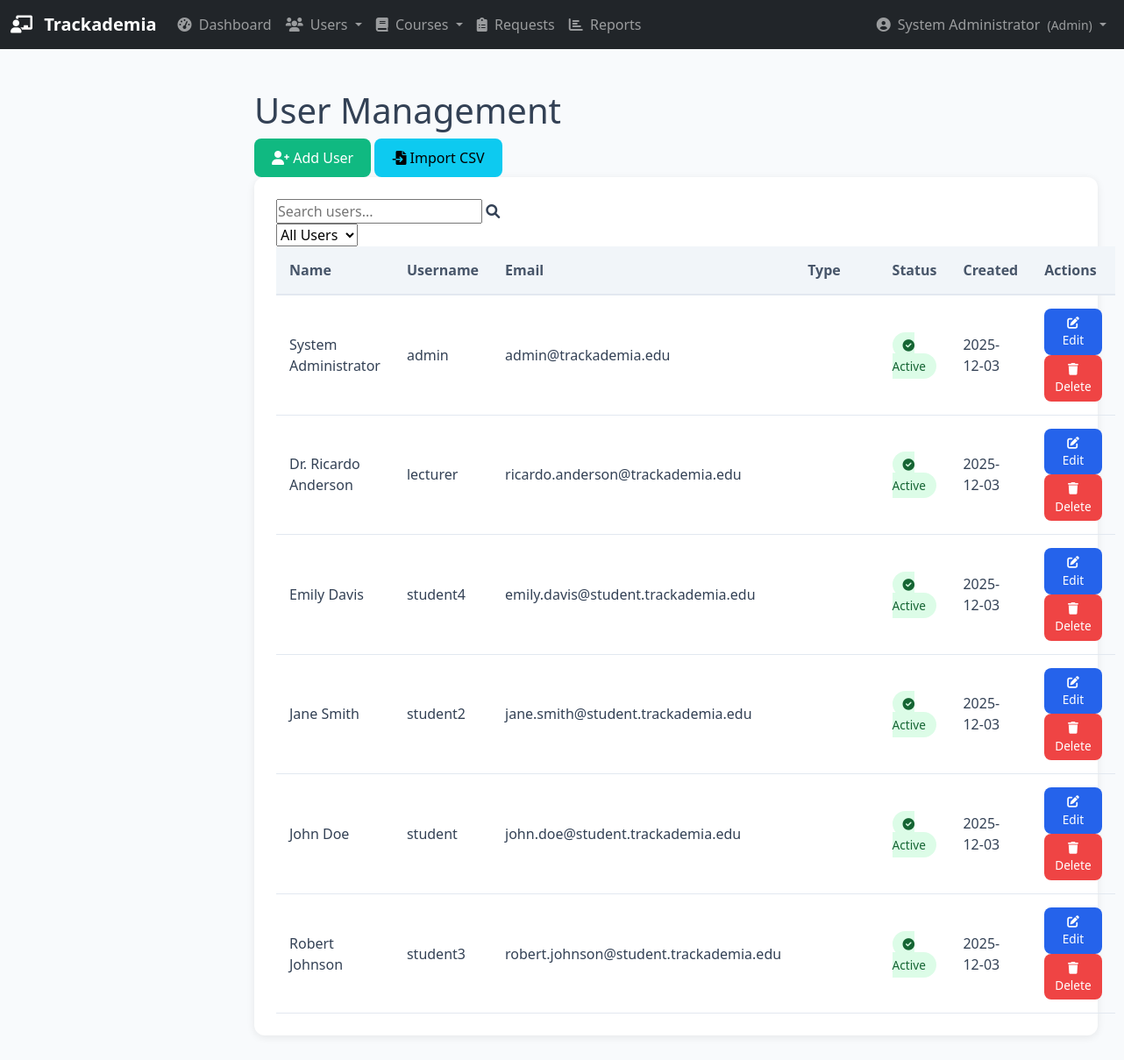
Page /admin/users (signed in) on the committed database.
### database.py (models this page shows, shortened)
class User(db.Model):
    __tablename__ = 'users'
    id = db.Column(db.Integer, primary_key=True)
    username = db.Column(db.String(80), unique=True, nullable=False)
    password_hash = db.Column(db.String(200), nullable=False)
    name = db.Column(db.String(100), nullable=False)
    email = db.Column(db.String(120), unique=True, nullable=True)
    user_type = db.Column(db.String(20), nullable=False)  # 'admin', 'lecturer', or 'student'
    is_active = db.Column(db.Boolean, default=True)
    created_at = db.Column(db.DateTime, default=datetime.utcnow)

### app.py (the view)
@app.route('/admin/users')
def admin_users():
    if flask_session.get('user_type') != 'admin':
        flash('Access denied. Admin privileges required.', 'error')
        return redirect(url_for('login'))
    users = db.session.query(User).order_by(User.user_type, User.name).all()
    return render_template('admin_users.html', users=users)

### app.py (called while the page is built)
@app.before_request
def require_login():
    allowed_routes = ['login', 'static']
    if request.endpoint not in allowed_routes and 'user_id' not in flask_session:
        return redirect(url_for('login'))

@app.context_processor
def inject_pending_requests():
    if flask_session.get('user_type') == 'admin':
        pending_count = db.session.query(RemovalRequest).filter_by(status='pending').count()
        return dict(pending_requests_count=pending_count)
    return dict(pending_requests_count=0)

### templates/admin_users.html (shortened to what this page needs)
{% extends "base.html" %}
{% block content %}
<div class="dashboard-header">
    <h1>User Management</h1>
    <div class="header-actions">
        <a href="{{ url_for('admin_create_user') }}" class="btn btn-success">
            <i class="fas fa-user-plus"></i> Add User
        </a>
        <a href="{{ url_for('admin_import_users') }}" class="btn btn-info">
            <i class="fas fa-file-import"></i> Import CSV
        </a>
    </div>
</div>
<div class="table-container">
    <div class="table-actions">
        <div class="search-box">
            <input type="text" id="userSearch" placeholder="Search users...">
            <i class="fas fa-search"></i>
        </div>
        <div class="filter-box">
            <select id="userFilter">
                <option value="">All Users</option>
            </select>
        </div>
    </div>
    <table id="usersTable">
        <thead>
            <tr>
                <th>Name</th>
                <th>Username</th>
                <th>Email</th>
                <th>Type</th>
                <th>Status</th>
                <th>Created</th>
                <th>Actions</th>
            </tr>
        </thead>
        <tbody>
            {% for user in users %}
            <tr data-type="{{ user.user_type }}">
                <td>{{ user.name }}</td>
                <td>{{ user.username }}</td>
                <td>{{ user.email or 'N/A' }}</td>
                <td>
                    <span class="badge badge-{{ 'primary' if user.user_type == 'admin' else 'success' if user.user_type == 'lecturer' else 'info' }}">
                    </span>
                </td>
                <td>
                    {% if user.is_active %}
                    <span class="status-badge status-active">
                        <i class="fas fa-check-circle"></i> Active
                    </span>
                    {% else %}
                    <span class="status-badge status-inactive">
                        <i class="fas fa-times-circle"></i> Inactive
                    </span>
                    {% endif %}
                </td>
                <td>{{ user.created_at.strftime('%Y-%m-%d') }}</td>
                <td>
                    <div class="action-buttons">
                        <a href="{{ url_for('admin_edit_user', user_id=user.id) }}" class="btn btn-primary btn-sm">
                            <i class="fas fa-edit"></i> Edit
                        </a>
                        <button class="btn btn-danger btn-sm delete-user" data-user-id="{{ user.id }}" data-user-name="{{ user.name }}">
                            <i class="fas fa-trash"></i> Delete
                        </button>
                    </div>
                </td>
            </tr>
            {% endfor %}
        </tbody>
    </table>
</div>
{% endblock %}

### templates/base.html (shortened to what this page needs)
<!DOCTYPE html>
<html lang="en">
<head>
    <link href="https://cdn.jsdelivr.net/npm/bootstrap@5.1.3/dist/css/bootstrap.min.css" rel="stylesheet">
    <link rel="stylesheet" href="{{ url_for('static', filename='css/style.css') }}">
    <link rel="stylesheet" href="https://cdnjs.cloudflare.com/ajax/libs/font-awesome/6.0.0/css/all.min.css">
</head>
<body>
    <nav class="navbar navbar-expand-lg navbar-dark bg-dark">
        <div class="container-fluid">
            <a class="navbar-brand" href="{{ url_for('index') }}">
                <i class="fas fa-chalkboard-teacher me-2"></i>
                <strong>Trackademia</strong>
            </a>
            <div class="collapse navbar-collapse" id="navbarNav">
                <ul class="navbar-nav me-auto">
                    {% if 'user_id' in session %}
                        {% if session.user_type == 'admin' %}
                            <li class="nav-item">
                                <a class="nav-link {{ 'active' if request.endpoint == 'admin_dashboard' }}"
                                   href="{{ url_for('admin_dashboard') }}">
                                    <i class="fas fa-tachometer-alt me-1"></i> Dashboard
                                </a>
                            </li>
                            <li class="nav-item dropdown">
                                <a class="nav-link dropdown-toggle" href="#" id="usersDropdown" role="button"
                                   data-bs-toggle="dropdown">
                                    <i class="fas fa-users me-1"></i> Users
                                </a>
                            </li>
                            <li class="nav-item dropdown">
                                <a class="nav-link dropdown-toggle" href="#" id="coursesDropdown" role="button"
                                   data-bs-toggle="dropdown">
                                    <i class="fas fa-book me-1"></i> Courses
                                </a>
                            </li>
                            <li class="nav-item">
                                <a class="nav-link {{ 'active' if request.endpoint == 'admin_removal_requests' }}"
                                   href="{{ url_for('admin_removal_requests') }}">
                                    <i class="fas fa-clipboard-list me-1"></i> Requests
                                </a>
                            </li>
                            <li class="nav-item">
                                <a class="nav-link {{ 'active' if request.endpoint == 'admin_reports' }}"
                                   href="{{ url_for('admin_reports') }}">
                                    <i class="fas fa-chart-bar me-1"></i> Reports
                                </a>
                            </li>
                        {% endif %}
                    {% endif %}
                </ul>
                <ul class="navbar-nav ms-auto">
                    {% if 'user_id' in session %}
                        <li class="nav-item dropdown">
                            <a class="nav-link dropdown-toggle" href="#" id="userDropdown" role="button"
                               data-bs-toggle="dropdown">
                                <i class="fas fa-user-circle me-1"></i> {{ session.name }}
                                <small class="ms-1">({{ session.user_type|title }})</small>
                            </a>
                        </li>
                    {% else %}
                        <li class="nav-item">
                            <a class="nav-link" href="{{ url_for('login') }}">
                                <i class="fas fa-sign-in-alt me-1"></i> Login
                            </a>
                        </li>
                    {% endif %}
                </ul>
            </div>
        </div>
    </nav>
    <div class="main-content">
        {% block content %}{% endblock %}
    </div>
</body>
</html>

### static/css/style.css (style rules this page uses)
:root { --primary-color: #2563eb; --secondary-color: #1e40af; --success-color: #10b981; --danger-color: #ef4444; --warning-color: #f59e0b; --background-color: #f8fafc; --sidebar-width: 260px; }
* { margin: 0; padding: 0; box-sizing: border-box; }
body { font-family: 'Segoe UI', Tahoma, Geneva, Verdana, sans-serif; background-color: var(--background-color); color: #334155; }
.main-content { margin-left: var(--sidebar-width); padding: 30px; min-height: 100vh; }
.table-container { background: white; border-radius: 12px; padding: 25px; box-shadow: 0 2px 10px rgba(0, 0, 0, 0.08); margin-bottom: 30px; }
table { width: 100%; border-collapse: collapse; }
thead { background-color: #f1f5f9; }
th { padding: 15px; text-align: left; font-weight: 600; color: #475569; border-bottom: 2px solid #e2e8f0; }
td { padding: 15px; border-bottom: 1px solid #e2e8f0; }
.btn { padding: 10px 20px; border: none; border-radius: 8px; cursor: pointer; font-weight: 500; transition: all 0.3s ease; text-decoration: none; display: inline-block; }
.btn-primary { background-color: var(--primary-color); color: white; }
.btn-success { background-color: var(--success-color); color: white; }
.btn-danger { background-color: var(--danger-color); color: white; }
.btn-sm { padding: 6px 12px; font-size: 0.85rem; }
.status-badge { padding: 5px 12px; border-radius: 20px; font-size: 0.85rem; font-weight: 500; }
.status-active { background-color: #dcfce7; color: #166534; }

### rows in the picture
User: name "System Administrator", username "admin", email "admin@trackademia.edu", is_active True (drawn), created_at "2025-12-03"
User: name "Dr. Ricardo Anderson", username "lecturer", email "ricardo.anderson@trackademia.edu", is_active True (drawn), created_at "2025-12-03"
User: name "Emily Davis", username "student4", email "emily.davis@student.trackademia.edu", is_active True (drawn), created_at "2025-12-03"
User: name "Jane Smith", username "student2", email "jane.smith@student.trackademia.edu", is_active True (drawn), created_at "2025-12-03"
User: name "John Doe", username "student", email "john.doe@student.trackademia.edu", is_active True (drawn), created_at "2025-12-03"
User: name "Robert Johnson", username "student3", email "robert.johnson@student.trackademia.edu", is_active True (drawn), created_at "2025-12-03"

### other values in the picture
{{ session.user_type|title }} "Admin"
